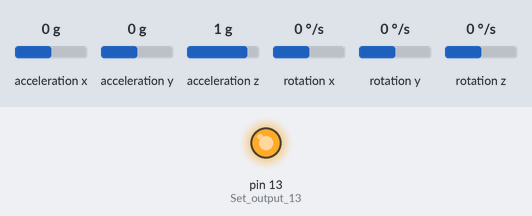
The sketch below on a simulated Arduino Uno, built with avr-gcc and run on an emulated ATmega328P. On the bench: output pins drawn as LEDs (lit = HIGH). Wiring (inferred from the names in the program): MPU-6050 motion sensor at I2C address 0x68. The inputs (shaded band) are chosen by the test bench; at power-on: acceleration x 0 g, acceleration y 0 g, acceleration z 1 g, rotation x 0 °/s, rotation y 0 °/s, rotation z 0 °/s. What the sketch prints to the serial monitor is not drawn.

Above: at 0.1 s.
At 12.2 s:
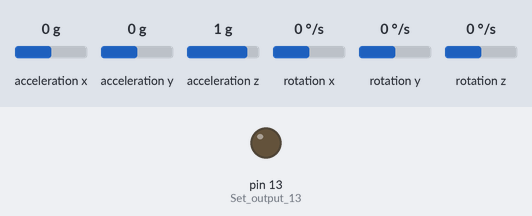
12.3 s: acceleration x set to 0.8 g
15.3 s: acceleration y set to 0.8 g
Timing chart, 0 to 18.3 s (numbered marks = the images above; inputs shaded):
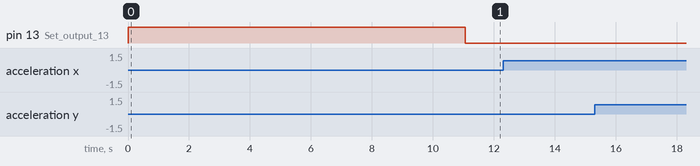

The sketch:

Calibration_MPU6050.ino
```cpp
/*
 Program Kalibrasi MPU6050 --> mpu6050_kalibrasi_offset.ino
 Date : 26 Februari 2020

 untuk mendapatkan nilai offset angle_pitch_acc dan angle_roll_acc
 kemudian masukkan nilai offset tersebut ke program utama mpu6050_tes.ino

 NOTE PENTING!!: Tempatkan MPU6050 di tempat datar ketika proses kalibrasi berlangsung

 * Wiring Diagram (MPU6050 - Arduino)

  VCC  -  5V
  GND  -  GND
  SDA  -  A4
  SCL  -  A5

  source: https://www.youtube.com/watch?v=j-kE0AMEWy4

*/

//Include I2C library
#include <Wire.h>

//Declaring some global variables
int gyro_x, gyro_y, gyro_z;
long acc_x, acc_y, acc_z, acc_total_vector;
int temperature;
long gyro_x_cal, gyro_y_cal, gyro_z_cal;
long loop_timer;
float angle_pitch, angle_roll;
int angle_pitch_buffer, angle_roll_buffer;
boolean set_gyro_angles;
float angle_roll_acc, angle_pitch_acc;
float angle_pitch_output, angle_roll_output;
int i = 1;
int N = 10000;
float offset_angle_pitch_acc, offset_angle_roll_acc, sum_angle_pitch_acc, sum_angle_roll_acc;

void setup() {
  Wire.begin();                                                        //Start I2C as master
  Serial.begin(57600);                                                 //Use only for debugging
  pinMode(13, OUTPUT);                                                 //Set output 13 (LED) as output

  setup_mpu_6050_registers();                                          //Setup the registers of the MPU-6050 (500dfs / +/-8g) and start the gyro

  digitalWrite(13, HIGH);                                              //Set digital output 13 high to indicate startup
  Serial.println("  MPU-6050 IMU");
  Serial.println("     V1.0");
  delay(1500);                                                         //Delay 1.5 second to display the text
  Serial.println("Calibrating gyro");

  for (int cal_int = 0; cal_int < 2000 ; cal_int ++){                  //Run this code 2000 times
    if(cal_int % 125 == 0)Serial.print(".");                              //Print a dot on the LCD every 125 readings
    read_mpu_6050_data();                                              //Read the raw acc and gyro data from the MPU-6050
    gyro_x_cal += gyro_x;                                              //Add the gyro x-axis offset to the gyro_x_cal variable
    gyro_y_cal += gyro_y;                                              //Add the gyro y-axis offset to the gyro_y_cal variable
    gyro_z_cal += gyro_z;                                              //Add the gyro z-axis offset to the gyro_z_cal variable
    delay(3);                                                          //Delay 3us to simulate the 250Hz program loop
  }
  gyro_x_cal /= 2000;                                                  //Divide the gyro_x_cal variable by 2000 to get the avarage offset
  gyro_y_cal /= 2000;                                                  //Divide the gyro_y_cal variable by 2000 to get the avarage offset
  gyro_z_cal /= 2000;                                                  //Divide the gyro_z_cal variable by 2000 to get the avarage offset

  Serial.print("Pitch:");                                                 //Print text to screen
  Serial.print("Roll :");                                                 //Print text to screen

  digitalWrite(13, LOW);                                               //All done, turn the LED off

  loop_timer = micros();                                               //Reset the loop timer
}

void loop(){
  //NOTE PENTING!!: Tempatkan MPU6050 di tempat datar ketika proses kalibrasi berlangsung

  read_mpu_6050_data();                                                //Read the raw acc and gyro data from the MPU-6050

  gyro_x -= gyro_x_cal;                                                //Subtract the offset calibration value from the raw gyro_x value
  gyro_y -= gyro_y_cal;                                                //Subtract the offset calibration value from the raw gyro_y value
  gyro_z -= gyro_z_cal;                                                //Subtract the offset calibration value from the raw gyro_z value

  //Gyro angle calculations
  //0.0000611 = 1 / (250Hz / 65.5)
  angle_pitch += gyro_x * 0.0000611;                                   //Calculate the traveled pitch angle and add this to the angle_pitch variable
  angle_roll += gyro_y * 0.0000611;                                    //Calculate the traveled roll angle and add this to the angle_roll variable

  //0.000001066 = 0.0000611 * (3.142(PI) / 180degr) The Arduino sin function is in radians
  angle_pitch += angle_roll * sin(gyro_z * 0.000001066);               //If the IMU has yawed transfer the roll angle to the pitch angel
  angle_roll -= angle_pitch * sin(gyro_z * 0.000001066);               //If the IMU has yawed transfer the pitch angle to the roll angel

  //Accelerometer angle calculations
  acc_total_vector = sqrt((acc_x*acc_x)+(acc_y*acc_y)+(acc_z*acc_z));  //Calculate the total accelerometer vector
  //57.296 = 1 / (3.142 / 180) The Arduino asin function is in radians
  angle_pitch_acc = asin((float)acc_y/acc_total_vector)* 57.296;       //Calculate the pitch angle
  angle_roll_acc = asin((float)acc_x/acc_total_vector)* -57.296;       //Calculate the roll angle

  while(micros() - loop_timer < 4000);                                 //Wait until the loop_timer reaches 4000us (250Hz) before starting the next loop
  loop_timer = micros();                                               //Reset the loop timer

  Serial.print("pitch : ");
  Serial.print(angle_pitch_acc);
  Serial.print("\t");
  Serial.print("roll : ");
  Serial.println(angle_roll_acc);

  sum_angle_pitch_acc = sum_angle_pitch_acc + angle_pitch_acc;
  sum_angle_roll_acc = sum_angle_roll_acc + angle_roll_acc;

  if(i>=N)
  {
    offset_angle_pitch_acc = sum_angle_pitch_acc/N;
    offset_angle_roll_acc = sum_angle_roll_acc/N;

    Serial.print("Banyak data = "); Serial.println(i);
    Serial.print("offset_angle_pitch_acc = ");
    Serial.println(offset_angle_pitch_acc);
    Serial.print("offset_angle_roll_acc = ");
    Serial.print(offset_angle_roll_acc);
    while(1){};
  }
  i++;
}


void read_mpu_6050_data(){                                             //Subroutine for reading the raw gyro and accelerometer data
  Wire.beginTransmission(0x68);                                        //Start communicating with the MPU-6050
  Wire.write(0x3B);                                                    //Send the requested starting register
  Wire.endTransmission();                                              //End the transmission
  Wire.requestFrom(0x68,14);                                           //Request 14 bytes from the MPU-6050
  while(Wire.available() < 14);                                        //Wait until all the bytes are received
  acc_x = Wire.read()<<8|Wire.read();                                  //Add the low and high byte to the acc_x variable
  acc_y = Wire.read()<<8|Wire.read();                                  //Add the low and high byte to the acc_y variable
  acc_z = Wire.read()<<8|Wire.read();                                  //Add the low and high byte to the acc_z variable
  temperature = Wire.read()<<8|Wire.read();                            //Add the low and high byte to the temperature variable
  gyro_x = Wire.read()<<8|Wire.read();                                 //Add the low and high byte to the gyro_x variable
  gyro_y = Wire.read()<<8|Wire.read();                                 //Add the low and high byte to the gyro_y variable
  gyro_z = Wire.read()<<8|Wire.read();                                 //Add the low and high byte to the gyro_z variable

}

void setup_mpu_6050_registers(){
  //Activate the MPU-6050
  Wire.beginTransmission(0x68);                                        //Start communicating with the MPU-6050
  Wire.write(0x6B);                                                    //Send the requested starting register
  Wire.write(0x00);                                                    //Set the requested starting register
  Wire.endTransmission();                                              //End the transmission
  //Configure the accelerometer (+/-8g)
  Wire.beginTransmission(0x68);                                        //Start communicating with the MPU-6050
  Wire.write(0x1C);                                                    //Send the requested starting register
  Wire.write(0x10);                                                    //Set the requested starting register
  Wire.endTransmission();                                              //End the transmission
  //Configure the gyro (500dps full scale)
  Wire.beginTransmission(0x68);                                        //Start communicating with the MPU-6050
  Wire.write(0x1B);                                                    //Send the requested starting register
  Wire.write(0x08);                                                    //Set the requested starting register
  Wire.endTransmission();                                              //End the transmission
}
```
